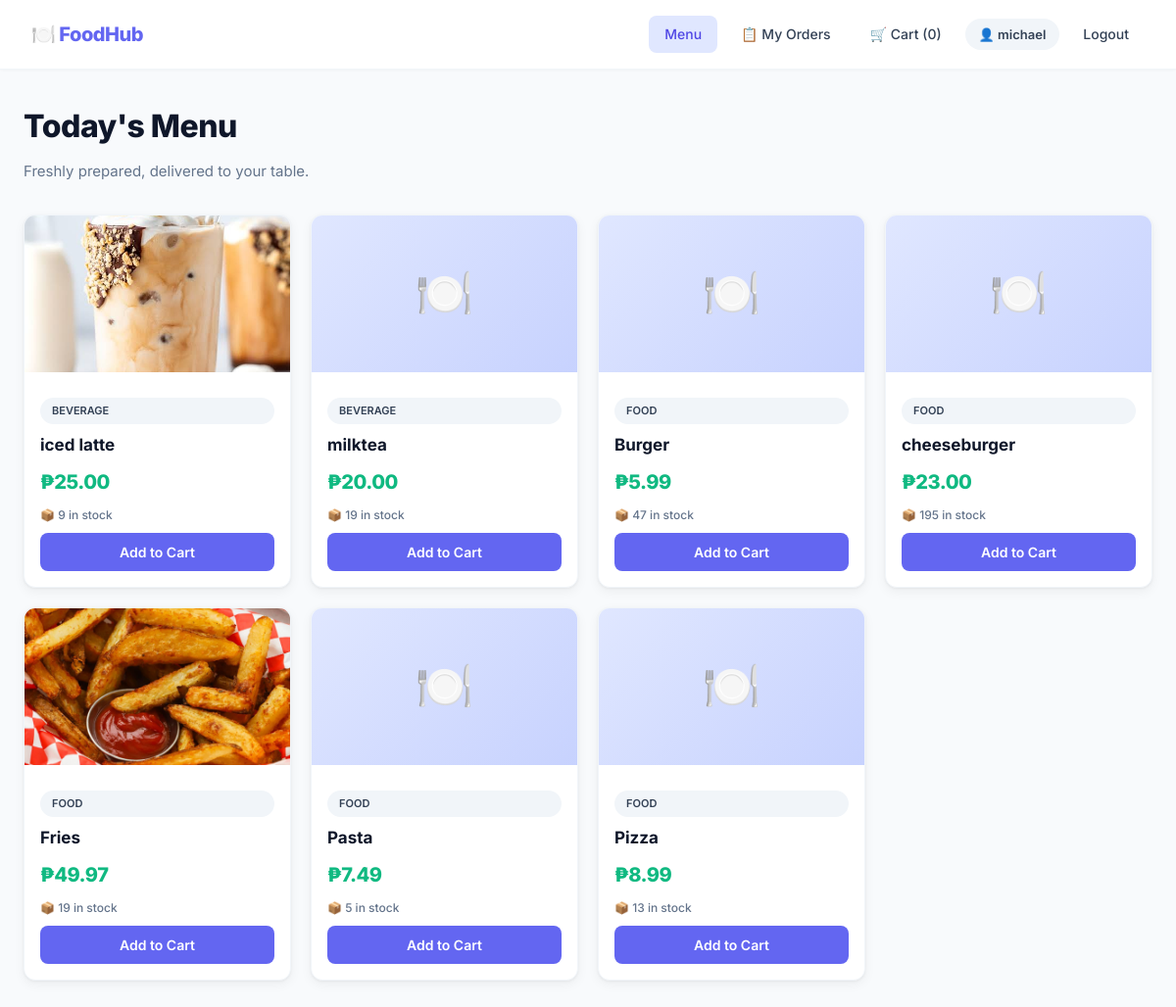
Page /Food_Ordering/menu.php (signed in) on the committed database.
### tables this page shows
CREATE TABLE `menu` (
  `id` int(11) NOT NULL,
  `name` varchar(100) NOT NULL,
  `price` decimal(10,2) NOT NULL,
  `available` tinyint(1) DEFAULT 1,
  `stock` int(11) DEFAULT 10,
  `category` varchar(50) DEFAULT 'Food',
  `image` varchar(255) DEFAULT NULL
);

### Food_Ordering/menu.php (the view, shortened to what this page needs)
<?php
require 'db_connect.php';
$stmt = $pdo->query("SELECT * FROM menu WHERE available = 1 AND stock > 0 ORDER BY category, name");
$menu_items = $stmt->fetchAll();
$cart_count = isset($_SESSION['cart']) ? count($_SESSION['cart']) : 0;
?>
<!DOCTYPE html>
<html lang="en">
<head>
    <link rel="stylesheet" href="assets/style.css">
</head>
<body>
    <nav class="navbar">
        <a href="menu.php" class="navbar-brand">🍽️ FoodHub</a>
        <ul class="navbar-nav">
            <li><a href="menu.php" class="active">Menu</a></li>
            <li><a href="my_orders.php">📋 My Orders</a></li>
            <li><a href="cart.php">🛒 Cart (<?php echo $cart_count; ?>)</a></li>
            <li><span class="user-badge">👤 <?php echo htmlspecialchars($_SESSION['username']); ?></span></li>
            <li><a href="logout.php">Logout</a></li>
        </ul>
    </nav>
    <div class="container">
        <h1 class="page-title">Today's Menu</h1>
        <p class="page-subtitle">Freshly prepared, delivered to your table.</p>
        <?php if(empty($menu_items)): ?>
            <div class="card">
                <div class="empty-state">
                    <div class="empty-state-icon">🍽️</div>
                    <h3>No items available</h3>
                    <p>Please check back later.</p>
                </div>
            </div>
        <?php else: ?>
            <div class="menu-grid">
                <?php foreach($menu_items as $item): ?>
                    <div class="menu-item">
                        <?php if(!empty($item['image']) && file_exists('uploads/' . $item['image'])): ?>
                            <img src="uploads/<?php echo htmlspecialchars($item['image']); ?>" alt="<?php echo htmlspecialchars($item['name']); ?>" class="menu-item-image">
                        <?php else: ?>
                            <div class="menu-item-image-placeholder">🍽️</div>
                        <?php endif; ?>
                        <div class="menu-item-body">
                            <span class="badge badge-category"><?php echo htmlspecialchars($item['category']); ?></span>
                            <div class="menu-item-name"><?php echo htmlspecialchars($item['name']); ?></div>
                            <div class="menu-item-price">₱<?php echo number_format($item['price'], 2); ?></div>
                            <div class="menu-item-stock">📦 <?php echo $item['stock']; ?> in stock</div>
                            <form method="POST">
                                <button type="submit" name="add_to_cart" class="btn btn-primary btn-block">Add to Cart</button>
                            </form>
                        </div>
                    </div>
                <?php endforeach; ?>
            </div>
        <?php endif; ?>
    </div>
</body>
</html>

### Food_Ordering/assets/style.css (style rules this page uses)
:root { --primary: #6366f1; --primary-dark: #4f46e5; --primary-light: #e0e7ff; --success: #10b981; --success-light: #d1fae5; --warning: #f59e0b; --warning-light: #fef3c7; --danger: #ef4444; --danger-light: #fee2e2; --dark: #1e293b; --gray-900: #0f172a; --gray-700: #334155; --gray-500: #64748b; --gray-300: #cbd5e1; --gray-100: #f1f5f9; --gray-50: #f8fafc; --white: #ffffff; --radius: 12px; --radius-sm: 8px; --shadow: 0 1px 3px rgba(0,0,0,0.05), 0 4px 12px rgba(0,0,0,0.05); --shadow-lg: 0 10px 25px rgba(0,0,0,0.08); --transition: all 0.2s ease; }
* { margin: 0; padding: 0; box-sizing: border-box; }
body { font-family: 'Inter', -apple-system, BlinkMacSystemFont, sans-serif; background: var(--gray-50); color: var(--gray-900); line-height: 1.6; min-height: 100vh; }
.navbar { background: var(--white); border-bottom: 1px solid var(--gray-100); padding: 16px 32px; display: flex; justify-content: space-between; align-items: center; position: sticky; top: 0; z-index: 100; box-shadow: 0 1px 3px rgba(0,0,0,0.03); }
.navbar-brand { font-weight: 800; font-size: 20px; color: var(--primary); text-decoration: none; display: flex; align-items: center; gap: 8px; letter-spacing: -0.5px; }
.navbar-nav { display: flex; align-items: center; gap: 8px; list-style: none; }
.navbar-nav a { color: var(--gray-700); text-decoration: none; padding: 8px 16px; border-radius: var(--radius-sm); font-weight: 500; font-size: 14px; transition: var(--transition); display: flex; align-items: center; gap: 6px; }
.navbar-nav a.active { background: var(--primary-light); color: var(--primary-dark); }
.navbar-nav .user-badge { background: var(--gray-100); padding: 8px 14px; border-radius: 20px; font-size: 13px; font-weight: 600; color: var(--gray-700); }
.container { max-width: 1200px; margin: 0 auto; padding: 32px 24px; }
.page-title { font-size: 32px; font-weight: 800; letter-spacing: -0.5px; margin-bottom: 8px; color: var(--gray-900); }
.page-subtitle { color: var(--gray-500); margin-bottom: 32px; font-size: 15px; }
.btn { padding: 11px 20px; border: none; border-radius: var(--radius-sm); font-size: 14px; font-weight: 600; font-family: inherit; cursor: pointer; transition: var(--transition); display: inline-flex; align-items: center; justify-content: center; gap: 6px; text-decoration: none; }
.btn-primary { background: var(--primary); color: var(--white); }
.btn-block { width: 100%; }
.badge { display: inline-flex; align-items: center; gap: 4px; padding: 5px 12px; border-radius: 20px; font-size: 12px; font-weight: 600; white-space: nowrap; }
.badge-category { background: var(--gray-100); color: var(--gray-700); font-size: 11px; text-transform: uppercase; }
.menu-grid { display: grid; grid-template-columns: repeat(auto-fill, minmax(240px, 1fr)); gap: 20px; }
.menu-item { background: var(--white); border-radius: var(--radius); padding: 20px; border: 1px solid var(--gray-100); box-shadow: var(--shadow); transition: var(--transition); display: flex; flex-direction: column; gap: 10px; }
.menu-item-name { font-size: 17px; font-weight: 700; color: var(--gray-900); }
.menu-item-price { font-size: 20px; font-weight: 800; color: var(--success); letter-spacing: -0.5px; }
.menu-item-stock { font-size: 12px; color: var(--gray-500); font-weight: 500; }

### Food_Ordering/menu.php (style rules this page uses)
.menu-item { padding: 0; overflow: hidden; }
.menu-item-image { width: 100%; height: 160px; object-fit: cover; background: var(--gray-100); display: block; }
.menu-item-image-placeholder { width: 100%; height: 160px; background: linear-gradient(135deg, var(--primary-light), #c7d2fe); display: flex; align-items: center; justify-content: center; font-size: 48px; }
.menu-item-body { padding: 16px; display: flex; flex-direction: column; gap: 8px; }

### rows in the picture
menu: image (picture), category "BEVERAGE", name "iced latte", price "25.00", stock "9"
menu: category "BEVERAGE", name "milktea", price "20.00", stock "19"
menu: category "FOOD", name "Burger", price "5.99", stock "47"
menu: category "FOOD", name "cheeseburger", price "23.00", stock "195"
menu: image (picture), category "FOOD", name "Fries", price "49.97", stock "19"
menu: category "FOOD", name "Pasta", price "7.49", stock "5"
menu: category "FOOD", name "Pizza", price "8.99", stock "13"

### other values in the picture
$cart_count "0"
$_SESSION['username'] "michael"
